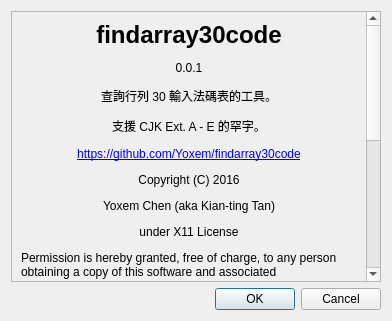
<?xml version="1.0" encoding="UTF-8"?>
<ui version="4.0">
 <class>Dialog</class>
 <widget class="QDialog" name="Dialog">
  <property name="geometry">
   <rect>
    <x>0</x>
    <y>0</y>
    <width>392</width>
    <height>321</height>
   </rect>
  </property>
  <property name="windowTitle">
   <string>Dialog</string>
  </property>
  <layout class="QVBoxLayout" name="verticalLayout_2">
   <item>
    <layout class="QVBoxLayout" name="verticalLayout">
     <item>
      <widget class="QScrollArea" name="scrollArea">
       <property name="widgetResizable">
        <bool>true</bool>
       </property>
       <widget class="QWidget" name="scrollAreaWidgetContents">
        <property name="geometry">
         <rect>
          <x>0</x>
          <y>-14</y>
          <width>357</width>
          <height>706</height>
         </rect>
        </property>
        <layout class="QHBoxLayout" name="horizontalLayout">
         <item>
          <widget class="QLabel" name="label">
           <property name="sizePolicy">
            <sizepolicy hsizetype="Preferred" vsizetype="Minimum">
             <horstretch>0</horstretch>
             <verstretch>0</verstretch>
            </sizepolicy>
           </property>
           <property name="text">
            <string>&lt;html&gt;&lt;head/&gt;&lt;body&gt;&lt;p align=&quot;center&quot;&gt;&lt;span style=&quot; font-size:18pt; font-weight:600;&quot;&gt;findarray30code&lt;/span&gt;&lt;/p&gt;&lt;p align=&quot;center&quot;&gt;0.0.1&lt;/p&gt;&lt;p align=&quot;center&quot;&gt;查詢行列 30 輸入法碼表的工具。&lt;/p&gt;&lt;p align=&quot;center&quot;&gt;支援 CJK Ext. A - E 的罕字。&lt;/p&gt;&lt;p align=&quot;center&quot;&gt;&lt;a href=&quot;https://github.com/Yoxem/findarray30code &quot;&gt;&lt;span style=&quot; text-decoration: underline; color:#0000ff;&quot;&gt;https://github.com/Yoxem/findarray30code&lt;/span&gt;&lt;/a&gt;&lt;/p&gt;&lt;p align=&quot;center&quot;&gt;Copyright (C) 2016&lt;/p&gt;&lt;p align=&quot;center&quot;&gt;Yoxem Chen (aka Kian-ting Tan)&lt;/p&gt;&lt;p align=&quot;center&quot;&gt;under X11 License&lt;/p&gt;&lt;p&gt;&lt;span style=&quot; font-size:9pt;&quot;&gt;Permission is hereby granted, free of charge, to any person obtaining a copy of this software and associated documentation files (the &amp;quot;Software&amp;quot;), to deal in the Software without restriction, including without limitation the rights to use, copy, modify, merge, publish, distribute, sublicense, and/or sell copies of the Software, and to permit persons to whom the Software is furnished to do so, subject to the following conditions:&lt;/span&gt;&lt;/p&gt;&lt;p&gt;&lt;span style=&quot; font-size:9pt;&quot;&gt;The above copyright notice and this permission notice shall be included in all copies or substantial portions of the Software.&lt;/span&gt;&lt;/p&gt;&lt;p&gt;&lt;span style=&quot; font-size:9pt;&quot;&gt;THE SOFTWARE IS PROVIDED &amp;quot;AS IS&amp;quot;, WITHOUT WARRANTY OF ANY KIND, EXPRESS OR IMPLIED, INCLUDING BUT NOT LIMITED TO THE WARRANTIES OF MERCHANTABILITY, FITNESS FOR A PARTICULAR PURPOSE AND NONINFRINGEMENT. IN NO EVENT SHALL THE AUTHORS OR COPYRIGHT HOLDERS BE LIABLE FOR ANY CLAIM, DAMAGES OR OTHER LIABILITY, WHETHER IN AN ACTION OF CONTRACT, TORT OR OTHERWISE, ARISING FROM, OUT OF OR IN CONNECTION WITH THE SOFTWARE OR THE USE OR OTHER DEALINGS IN THE SOFTWARE.&lt;/span&gt;&lt;/p&gt;&lt;/body&gt;&lt;/html&gt;</string>
           </property>
           <property name="textFormat">
            <enum>Qt::AutoText</enum>
           </property>
           <property name="wordWrap">
            <bool>true</bool>
           </property>
           <property name="openExternalLinks">
            <bool>true</bool>
           </property>
           <property name="textInteractionFlags">
            <set>Qt::LinksAccessibleByKeyboard|Qt::LinksAccessibleByMouse|Qt::TextBrowserInteraction|Qt::TextSelectableByKeyboard|Qt::TextSelectableByMouse</set>
           </property>
          </widget>
         </item>
        </layout>
       </widget>
      </widget>
     </item>
    </layout>
   </item>
   <item>
    <widget class="QDialogButtonBox" name="buttonBox">
     <property name="orientation">
      <enum>Qt::Horizontal</enum>
     </property>
     <property name="standardButtons">
      <set>QDialogButtonBox::Cancel|QDialogButtonBox::Ok</set>
     </property>
    </widget>
   </item>
  </layout>
 </widget>
 <resources/>
 <connections>
  <connection>
   <sender>buttonBox</sender>
   <signal>accepted()</signal>
   <receiver>Dialog</receiver>
   <slot>accept()</slot>
   <hints>
    <hint type="sourcelabel">
     <x>248</x>
     <y>254</y>
    </hint>
    <hint type="destinationlabel">
     <x>157</x>
     <y>274</y>
    </hint>
   </hints>
  </connection>
  <connection>
   <sender>buttonBox</sender>
   <signal>rejected()</signal>
   <receiver>Dialog</receiver>
   <slot>reject()</slot>
   <hints>
    <hint type="sourcelabel">
     <x>316</x>
     <y>260</y>
    </hint>
    <hint type="destinationlabel">
     <x>286</x>
     <y>274</y>
    </hint>
   </hints>
  </connection>
 </connections>

</ui>
